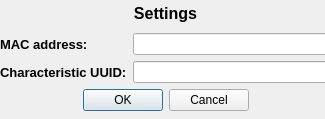
<?xml version="1.0" encoding="UTF-8"?>
<ui version="4.0">
 <class>Dialog</class>
 <widget class="QDialog" name="Dialog">
  <property name="geometry">
   <rect>
    <x>0</x>
    <y>0</y>
    <width>325</width>
    <height>119</height>
   </rect>
  </property>
  <property name="windowTitle">
   <string>Settings</string>
  </property>
  <widget class="QWidget" name="gridLayoutWidget">
   <property name="geometry">
    <rect>
     <x>0</x>
     <y>0</y>
     <width>331</width>
     <height>111</height>
    </rect>
   </property>
   <layout class="QGridLayout" name="gridLayout">
    <item row="0" column="0">
     <widget class="QLabel" name="label">
      <property name="font">
       <font>
        <pointsize>12</pointsize>
        <weight>75</weight>
        <bold>true</bold>
       </font>
      </property>
      <property name="text">
       <string>Settings</string>
      </property>
      <property name="alignment">
       <set>Qt::AlignCenter</set>
      </property>
     </widget>
    </item>
    <item row="2" column="0">
     <widget class="QDialogButtonBox" name="buttonBox">
      <property name="orientation">
       <enum>Qt::Horizontal</enum>
      </property>
      <property name="standardButtons">
       <set>QDialogButtonBox::Cancel|QDialogButtonBox::Ok</set>
      </property>
      <property name="centerButtons">
       <bool>true</bool>
      </property>
     </widget>
    </item>
    <item row="1" column="0">
     <layout class="QFormLayout" name="formLayout">
      <item row="0" column="0">
       <widget class="QLabel" name="label_2">
        <property name="font">
         <font>
          <pointsize>10</pointsize>
          <weight>75</weight>
          <bold>true</bold>
         </font>
        </property>
        <property name="text">
         <string>MAC address:</string>
        </property>
       </widget>
      </item>
      <item row="0" column="1">
       <widget class="QLineEdit" name="addressLineEdit"/>
      </item>
      <item row="1" column="0">
       <widget class="QLabel" name="label_3">
        <property name="font">
         <font>
          <pointsize>10</pointsize>
          <weight>75</weight>
          <bold>true</bold>
         </font>
        </property>
        <property name="text">
         <string>Characteristic UUID:</string>
        </property>
       </widget>
      </item>
      <item row="1" column="1">
       <widget class="QLineEdit" name="uuidLineEdit"/>
      </item>
     </layout>
    </item>
   </layout>
  </widget>
 </widget>
 <resources/>
 <connections>
  <connection>
   <sender>buttonBox</sender>
   <signal>accepted()</signal>
   <receiver>Dialog</receiver>
   <slot>accept()</slot>
   <hints>
    <hint type="sourcelabel">
     <x>248</x>
     <y>254</y>
    </hint>
    <hint type="destinationlabel">
     <x>157</x>
     <y>274</y>
    </hint>
   </hints>
  </connection>
  <connection>
   <sender>buttonBox</sender>
   <signal>rejected()</signal>
   <receiver>Dialog</receiver>
   <slot>reject()</slot>
   <hints>
    <hint type="sourcelabel">
     <x>316</x>
     <y>260</y>
    </hint>
    <hint type="destinationlabel">
     <x>286</x>
     <y>274</y>
    </hint>
   </hints>
  </connection>
 </connections>
</ui>
